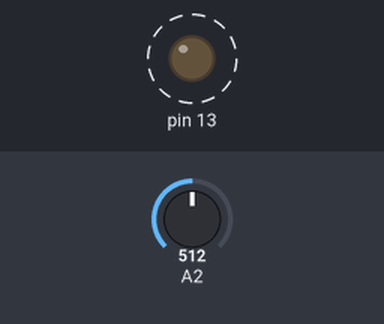
Recording of a sketch running on a simulated Arduino Uno, built with avr-gcc and run on an emulated ATmega328P. Parts: output pins drawn as LEDs (lit = HIGH). Dashed ring = blinking. The inputs (shaded band) are chosen by the test bench; at power-on: A2 = 512. What the sketch prints to the serial monitor is not drawn.

Above: at 0.4 s.
Timing chart, 0 to 3.0 s (numbered marks = the images above):
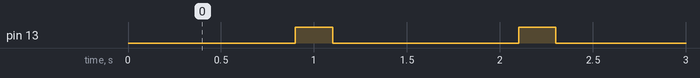

Measured:
- by itself, pin 13: alternates HIGH for 0.20 s and LOW for 1.0 s

The sketch:

PWM.ino
```cpp
unsigned long t = 0;
unsigned long t_old = -1;
int F = 10; //częstotliwość
int T = 1000/F;
int h_pwm = 2;
int l_pwm = 10;
int counter_h = h_pwm;
int counter_l = 0;


void setup()
{
  Serial.begin(57600);
  pinMode(13, OUTPUT);
  pinMode(A2, INPUT);

}

void loop()
{

  t = millis();
  if (t%T == 0 && t != t_old)
  {
      if (counter_l < l_pwm)
    {
      counter_l += 1;
      if (counter_l == l_pwm)
      {
        counter_h = 0;
        digitalWrite(13, HIGH);
      }
    }
    else if (counter_h < h_pwm)
    {
      counter_h += 1;
      if (counter_h == h_pwm)
      {
        counter_l = 0;
        digitalWrite(13, LOW);
      }
    }

    Serial.print(t);
    Serial.print('x');
    Serial.println(analogRead(A2));
  }
  t_old = t;
}
```
